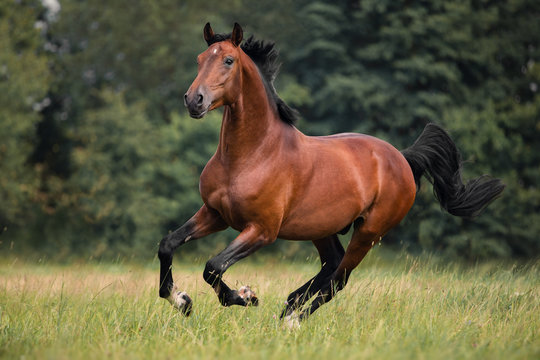
#> input picture Assignment-6/Huffman_Coding/Horse.jpg, 540 x 360 px, found by its file name
$ python LBP.py
#> lines starting #> are read from the running program, lines starting #| are printed output that depends on the picture
import numpy as np
from PIL import Image
import matplotlib.pyplot as plt

def local_binary_pattern(image, radius=1, points=8):
    # Get the dimensions of the image
    rows, cols = image.shape
    # Create an empty output image
    lbp_image = np.zeros((rows, cols), dtype=np.uint8)

    # Loop through each pixel in the image
    for i in range(radius, rows - radius):
        for j in range(radius, cols - radius):
            # Get the center pixel value
            center = image[i, j]
            binary_pattern = 0

            # Loop through the neighboring pixels
            for p in range(points):
                # Calculate the angle and the neighbor's coordinates
                theta = 2 * np.pi * p / points
                x = int(i + radius * np.sin(theta))
                y = int(j + radius * np.cos(theta))

                # Create the binary pattern
                if image[x, y] > center:
                    binary_pattern |= (1 << p)

            lbp_image[i, j] = binary_pattern

    return lbp_image

# Load the image
img = Image.open(r"E:\DIP\Huffman_Coding\Horse.jpg").convert('L')  # Convert to grayscale
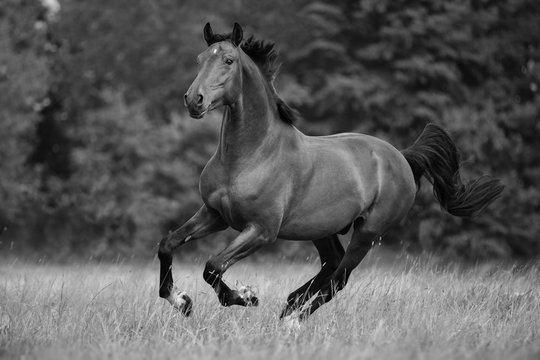
#> img: PIL image 540x360 L; min 0, max 249, mean 89.1
pixels = np.array(img)

# Compute the LBP
lbp_image = local_binary_pattern(pixels)
#> after the loop in local_binary_pattern, `for i in range(radius, rows - radius):`:
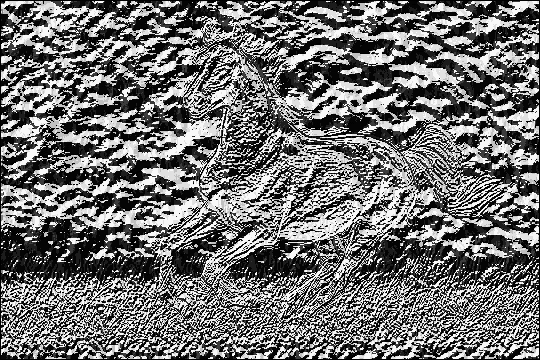
#> lbp_image: shape (360, 540); min 0, max 253, mean 112.1

# Display the original image and the LBP image
plt.figure(figsize=(10, 5))
plt.subplot(1, 2, 1)
plt.title('Original Image')
plt.imshow(pixels, cmap='gray')
plt.axis('off')

plt.subplot(1, 2, 2)
plt.title('Local Binary Pattern Image')
plt.imshow(lbp_image, cmap='gray')
plt.axis('off')

plt.show()
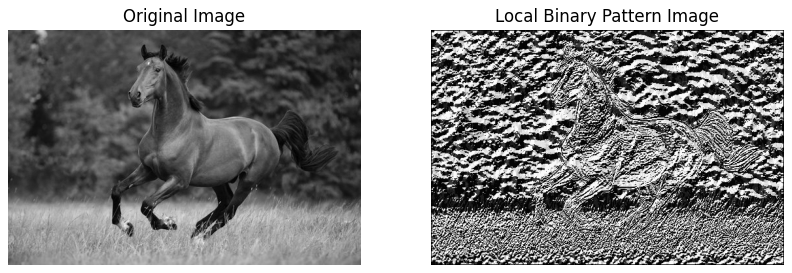
#> figure drawn by matplotlib, 2 panels
